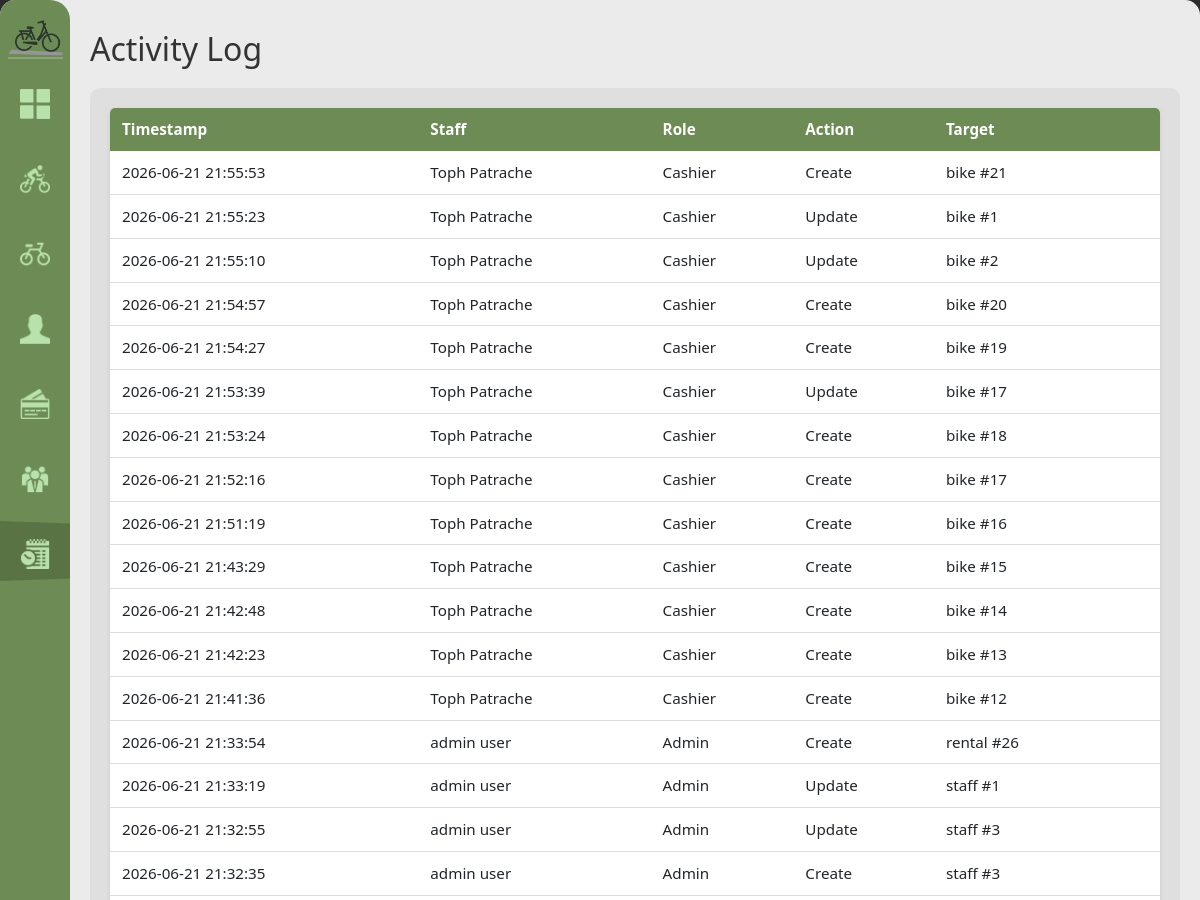
Before: /activity-log (signed in, upper part) with the older database file.
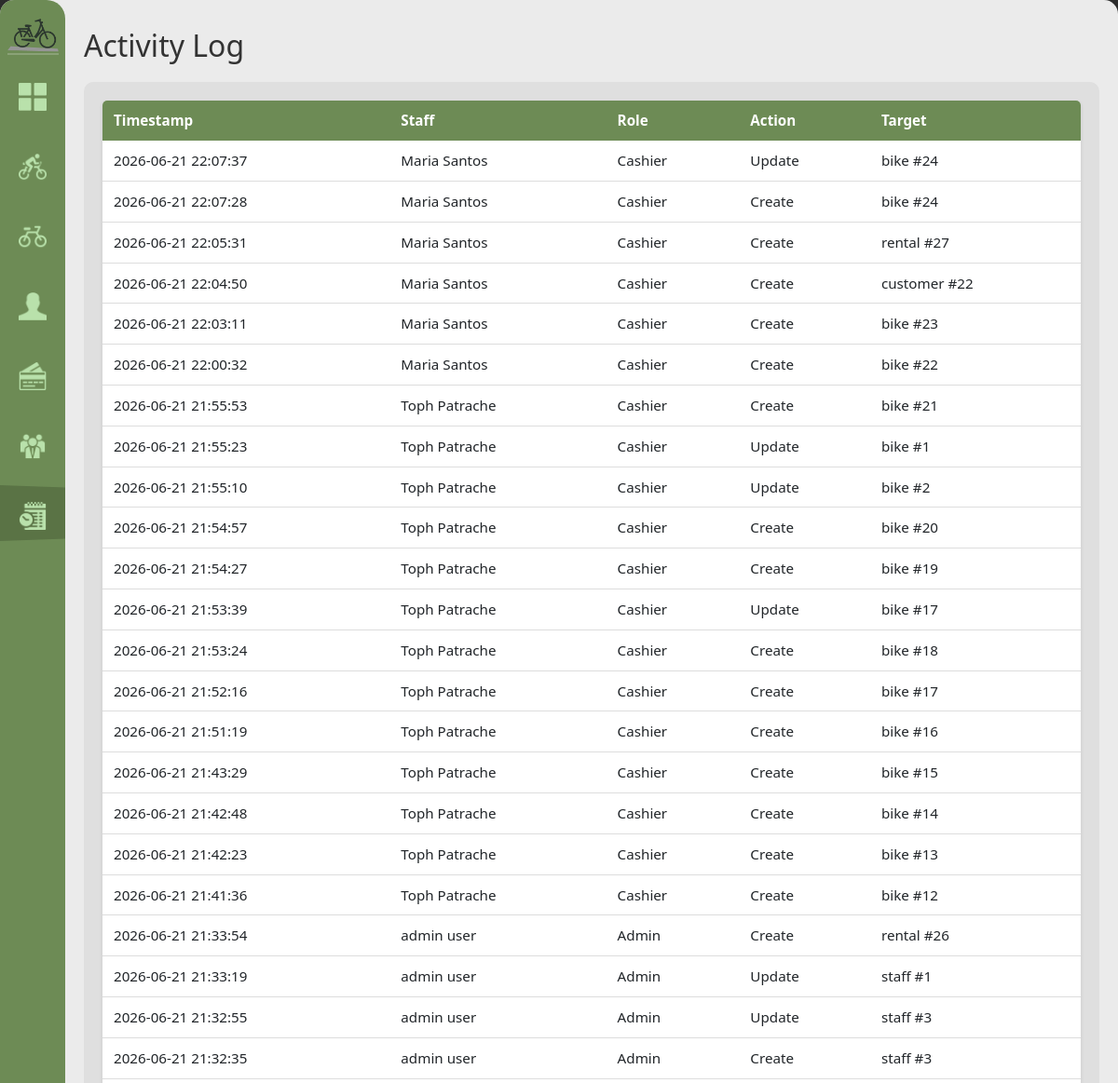
After: the same page with the newer database file.
### tables this page shows
CREATE TABLE activity_log (
            log_id INTEGER PRIMARY KEY AUTOINCREMENT,
            staff_id INTEGER NOT NULL REFERENCES staff(staff_id) ON UPDATE CASCADE ON DELETE RESTRICT,
            timestamp DATETIME NOT NULL DEFAULT(datetime('now','localtime')),
            action TEXT NOT NULL, target_table TEXT, target_id INTEGER
        );

CREATE TABLE staff (
            staff_id INTEGER PRIMARY KEY AUTOINCREMENT,
            username TEXT NOT NULL UNIQUE,
            password_hash TEXT NOT NULL,
            first_name TEXT NOT NULL, last_name TEXT NOT NULL,
            role TEXT NOT NULL CHECK(role IN('admin','cashier')),
            contact_number TEXT NOT NULL,
            status TEXT NOT NULL DEFAULT 'active' CHECK(status IN('active','inactive')),
            created_at DATETIME NOT NULL DEFAULT(datetime('now','localtime'))
        );

### handlers/activity_routes.py (the view)
@activity_bp.route('/activity-log')
@role_required('admin')
def activity_log():
    logs = database.get().get_activity_log()
    return render_template('activity_log.html', logs=logs)

### app.py (called while the page is built)
def get_sidebar_state():
    return request.cookies.get('sidebarState') == 'expanded'

@app.context_processor
def inject_sidebar_state():
    return dict(sidebar_expanded=get_sidebar_state())

@app.context_processor
def inject_current_staff():
    staff = current_staff()
    return dict(current_staff=staff, is_admin=staff and staff.get("role") == "admin")

### modules/auth.py (called while the page is built)
def role_required(*roles):
    def decorator(view):
        @wraps(view)
        def wrapped(*args, **kwargs):
            if not session.get("staff_id"):
                return redirect(url_for("login"))
            if roles and session.get("role") not in roles:
                return redirect(url_for("home"))
            return view(*args, **kwargs)
        return wrapped
    return decorator

def current_staff():
    if not session.get("staff_id"):
        return None
    return {
        "staff_id": session.get("staff_id"),
        "username": session.get("username"),
        "first_name": session.get("first_name"),
        "last_name": session.get("last_name"),
        "role": session.get("role"),
    }

### modules/database.py (called while the page is built)
def get():
    if not db: init()
    return db

### templates/activity_log.html (shortened to what this page needs)
{% extends "base.html" %}
{% block content %}
<h1>Activity Log</h1>
<div class="content-grid">
    <div class="scroll-table-container">
        <table>
            <thead>
                <tr>
                    <th>Timestamp</th>
                    <th>Staff</th>
                    <th>Role</th>
                    <th>Action</th>
                    <th>Target</th>
                </tr>
            </thead>
            <tbody>
            {% for log in logs %}
            <tr>
                <td>{{ log['timestamp'] }}</td>
                <td>{{ log['staff_name'] }}</td>
                <td>{{ log['staff_role'].title() }}</td>
                <td>{{ log['action'].replace('_', ' ').title() }}</td>
                <td>{{ log['target_table'] }}{% if log['target_id'] %} #{{ log['target_id'] }}{% endif %}</td>
            </tr>
            {% endfor %}
            </tbody>
        </table>
    </div>
</div>
{% endblock %}

Changed rows visible on the page:
added activity_log: timestamp "2026-06-21 22:07:37", staff_name "Maria Santos", staff_role "Cashier", action.replace "Update", target_table "bike", target_id "24"
added activity_log: timestamp "2026-06-21 22:07:28", staff_name "Maria Santos", staff_role "Cashier", action.replace "Create", target_table "bike", target_id "24"
added activity_log: timestamp "2026-06-21 22:05:31", staff_name "Maria Santos", staff_role "Cashier", action.replace "Create", target_table "rental", target_id "27"
added activity_log: timestamp "2026-06-21 22:04:50", staff_name "Maria Santos", staff_role "Cashier", action.replace "Create", target_table "customer", target_id "22"
added activity_log: timestamp "2026-06-21 22:03:11", staff_name "Maria Santos", staff_role "Cashier", action.replace "Create", target_table "bike", target_id "23"
added activity_log: timestamp "2026-06-21 22:00:32", staff_name "Maria Santos", staff_role "Cashier", action.replace "Create", target_table "bike", target_id "22"
